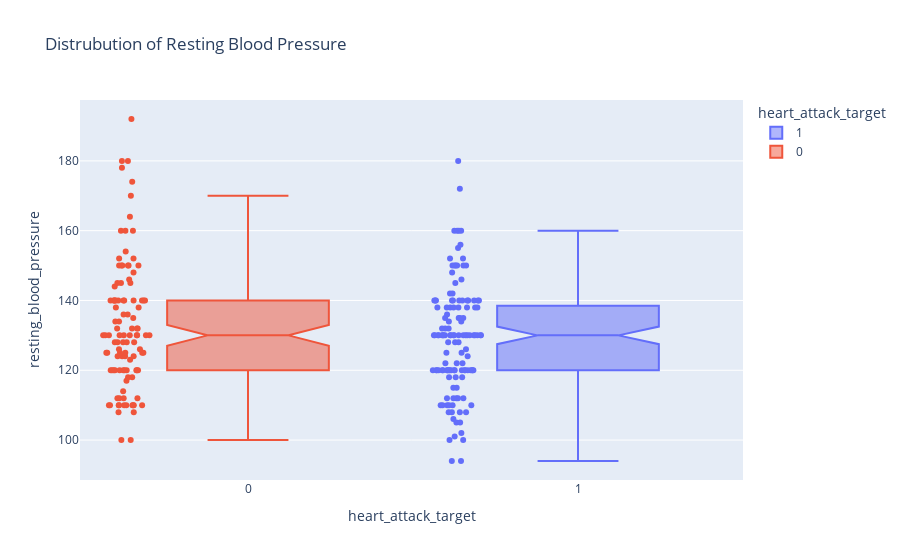

Write notebook code for a chart like this one.
### Markdown cell above
This box plot gives us some important information. What this plot tells us is that a person with a maximum heart rate between 148 and 172 have a higher chance of a heart attack than a person with a maximum heart rate between 125 and 158.

### Code cell
px.box(train_copy, y="resting_blood_pressure", x="heart_attack_target", color='heart_attack_target', notched=True, points='all', title="Distrubution of Resting Blood Pressure")

### Figure 1 — Plotly figure (JSON) as saved in the notebook; plotly's stock layout.template omitted (floating-point values rounded to 4 significant figures; data arrays with more than 128 entries replaced by an {"elided": "..."} marker saying what was removed)
{"data": [{"alignmentgroup": "True", "boxpoints": "all", "hovertemplate": "heart_attack_target=%{x}<br>resting_blood_pressure=%{y}<extra></extra>", "legendgroup": "1", "marker": {"color": "#636efa"}, "name": "1", "notched": true, "offsetgroup": "1", "orientation": "v", "showlegend": true, "type": "box", "x": {"elided": "133 int values"}, "x0": " ", "xaxis": "x", "y": {"elided": "133 int values"}, "y0": " ", "yaxis": "y"}, {"alignmentgroup": "True", "boxpoints": "all", "hovertemplate": "heart_attack_target=%{x}<br>resting_blood_pressure=%{y}<extra></extra>", "legendgroup": "0", "marker": {"color": "#EF553B"}, "name": "0", "notched": true, "offsetgroup": "0", "orientation": "v", "showlegend": true, "type": "box", "x": [0, 0, 0, 0, 0, 0, 0, 0, 0, 0, 0, 0, 0, 0, 0, 0, 0, 0, 0, 0, 0, 0, 0, 0, 0, 0, 0, 0, 0, 0, 0, 0, 0, 0, 0, 0, 0, 0, 0, 0, 0, 0, 0, 0, 0, 0, 0, 0, 0, 0, 0, 0, 0, 0, 0, 0, 0, 0, 0, 0, 0, 0, 0, 0, 0, 0, 0, 0, 0, 0, 0, 0, 0, 0, 0, 0, 0, 0, 0, 0, 0, 0, 0, 0, 0, 0, 0, 0, 0, 0, 0, 0, 0, 0, 0, 0, 0, 0, 0, 0, 0, 0, 0, 0, 0, 0, 0, 0, 0], "x0": " ", "xaxis": "x", "y": [150, 150, 117, 140, 150, 145, 154, 126, 125, 132, 140, 140, 125, 114, 100, 120, 108, 140, 112, 112, 100, 128, 110, 110, 130, 130, 120, 130, 140, 128, 126, 132, 120, 136, 110, 160, 132, 130, 150, 132, 123, 192, 120, 140, 140, 180, 135, 170, 120, 145, 145, 138, 124, 125, 134, 125, 112, 110, 112, 120, 160, 110, 110, 124, 110, 140, 140, 120, 152, 118, 160, 136, 130, 108, 150, 118, 124, 120, 178, 110, 180, 120, 134, 125, 130, 130, 150, 128, 128, 110, 174, 120, 164, 148, 152, 130, 110, 130, 124, 140, 140, 138, 146, 128, 144, 125, 130, 140, 120], "y0": " ", "yaxis": "y"}], "layout": {"boxmode": "overlay", "legend": {"title": {"text": "heart_attack_target"}, "tracegroupgap": 0}, "title": {"text": "Distrubution of Resting Blood Pressure"}, "xaxis": {"anchor": "y", "categoryarray": [1, 0], "categoryorder": "array", "domain": [0, 1], "title": {"text": "heart_attack_target"}}, "yaxis": {"anchor": "x", "domain": [0, 1], "title": {"text": "resting_blood_pressure"}}}}
